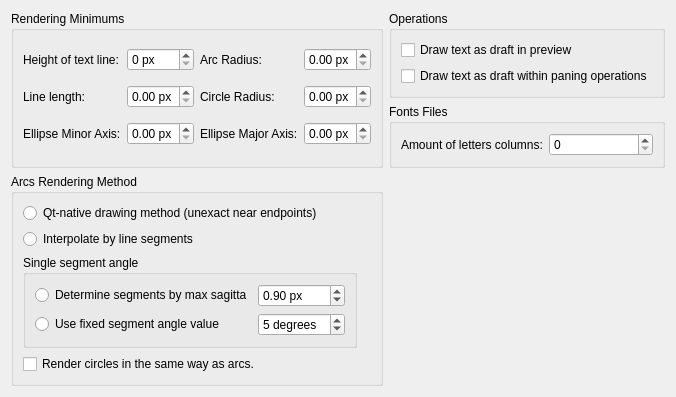
     <widget class="QWidget" name="tabRender">
      <attribute name="title">
       <string>Renderer</string>
      </attribute>
      <layout class="QGridLayout" name="gridLayout_45">
       <item row="0" column="1">
        <widget class="QGroupBox" name="groupBox_26">
         <property name="title">
          <string>Operations</string>
         </property>
         <layout class="QGridLayout" name="gridLayout_49">
          <item row="1" column="0">
           <widget class="QCheckBox" name="cbTextDraftOnPanning">
            <property name="toolTip">
             <string>If enabled, during pan operation TEXT and MTEXT objects will be drawn schematically</string>
            </property>
            <property name="statusTip">
             <string>If selected, text baselines will be drawn instead of the text letters (similar to draft mode) during panning. </string>
            </property>
            <property name="text">
             <string>Draw text as draft within paning operations</string>
            </property>
           </widget>
          </item>
          <item row="0" column="0">
           <widget class="QCheckBox" name="cbTextDraftInPreview">
            <property name="toolTip">
             <string>If selected, text baselines will be drawn instead of the text letters (similar to draft mode) in preview. </string>
            </property>
            <property name="text">
             <string>Draw text as draft in preview</string>
            </property>
           </widget>
          </item>
         </layout>
        </widget>
       </item>
       <item row="2" column="0">
        <widget class="QGroupBox" name="groupBox_22">
         <property name="toolTip">
          <string>Defines how arcs are rendered in UI. </string>
         </property>
         <property name="title">
          <string>Arcs Rendering Method</string>
         </property>
         <layout class="QGridLayout" name="gridLayout_36">
          <item row="1" column="0" colspan="2">
           <widget class="QRadioButton" name="rbRenderArcInterpolate">
            <property name="toolTip">
             <string>If checked, archs are drawn using line segments interpolation.  This sliminates drawing artefacts near to endpoints, yet may result drawing of less smooth arcs.  No drawing errors near endpoints on large zooms.</string>
            </property>
            <property name="text">
             <string>Interpolate by line segments</string>
            </property>
           </widget>
          </item>
          <item row="0" column="0" colspan="2">
           <widget class="QRadioButton" name="rbRenderArcQT">
            <property name="toolTip">
             <string>If this method is selected, arcs are drawn using method of QT library.  On large zooms, arcs may be rendered with errors near endpoints.</string>
            </property>
            <property name="text">
             <string>Qt-native drawing method (unexact near endpoints)</string>
            </property>
           </widget>
          </item>
          <item row="2" column="0">
           <widget class="QGroupBox" name="groupBox_23">
            <property name="title">
             <string>Single segment angle</string>
            </property>
            <layout class="QGridLayout" name="gridLayout_37">
             <item row="0" column="0">
              <widget class="QRadioButton" name="rbRenderArcMethodSagitta">
               <property name="toolTip">
                <string>If selected, the angle of the line interpolation segment is calculated to ensure that resulting sagitta (height of arc segment) is less than specified.</string>
               </property>
               <property name="text">
                <string>Determine segments by max sagitta</string>
               </property>
              </widget>
             </item>
             <item row="1" column="0">
              <widget class="QRadioButton" name="rbRenderArcMethodFixed">
               <property name="toolTip">
                <string>If selected, the fixed angle of line interpolation segment will be used. Smaller angle deliver more smooth arc yet is slower.</string>
               </property>
               <property name="text">
                <string>Use fixed segment angle value</string>
               </property>
              </widget>
             </item>
             <item row="1" column="1">
              <widget class="QSpinBox" name="sbRenderArcSegmentAngle">
               <property name="toolTip">
                <string>Value of fixed segment's angle</string>
               </property>
               <property name="suffix">
                <string> degrees</string>
               </property>
               <property name="prefix">
                <string/>
               </property>
               <property name="minimum">
                <number>1</number>
               </property>
               <property name="maximum">
                <number>30</number>
               </property>
               <property name="value">
                <number>5</number>
               </property>
              </widget>
             </item>
             <item row="0" column="1">
              <widget class="QDoubleSpinBox" name="sbRenderArcMaxSagitta">
               <property name="toolTip">
                <string>Maximal distance betwen arc and segment interpolation line</string>
               </property>
               <property name="suffix">
                <string> px</string>
               </property>
               <property name="minimum">
                <double>0.050000000000000</double>
               </property>
               <property name="maximum">
                <double>20.000000000000000</double>
               </property>
               <property name="singleStep">
                <double>0.050000000000000</double>
               </property>
               <property name="value">
                <double>0.900000000000000</double>
               </property>
              </widget>
             </item>
            </layout>
           </widget>
          </item>
          <item row="3" column="0">
           <widget class="QCheckBox" name="rbRenderCirclesAsArcs">
            <property name="toolTip">
             <string>If selected, the same rendering settings will be applied also to circles.</string>
            </property>
            <property name="text">
             <string>Render circles in the same way as arcs.</string>
            </property>
           </widget>
          </item>
         </layout>
        </widget>
       </item>
       <item row="0" column="0" rowspan="2">
        <widget class="QGroupBox" name="groupBox_14">
         <property name="title">
          <string>Rendering Minimums</string>
         </property>
         <layout class="QGridLayout" name="gridLayout_27">
          <item row="1" column="0">
           <widget class="QLabel" name="label_13">
            <property name="text">
             <string>Line length:</string>
            </property>
           </widget>
          </item>
          <item row="2" column="1">
           <widget class="QDoubleSpinBox" name="sbRenderMinEllipseMajor">
            <property name="toolTip">
             <string>If screen size for major ellipse axis is less than value, ellipse is drawn as point</string>
            </property>
            <property name="suffix">
             <string> px</string>
            </property>
            <property name="maximum">
             <double>5.000000000000000</double>
            </property>
            <property name="singleStep">
             <double>0.010000000000000</double>
            </property>
           </widget>
          </item>
          <item row="1" column="1">
           <widget class="QDoubleSpinBox" name="sbRenderMinLineLen">
            <property name="toolTip">
             <string>If screen length of line is less than value, the line is drawn as point</string>
            </property>
            <property name="suffix">
             <string> px</string>
            </property>
            <property name="maximum">
             <double>5.000000000000000</double>
            </property>
            <property name="singleStep">
             <double>0.010000000000000</double>
            </property>
           </widget>
          </item>
          <item row="0" column="3">
           <widget class="QDoubleSpinBox" name="sbRenderMinArcRadius">
            <property name="toolTip">
             <string>If screen radius of arc is less than value, arc is drawn as point</string>
            </property>
            <property name="suffix">
             <string> px</string>
            </property>
            <property name="maximum">
             <double>5.000000000000000</double>
            </property>
            <property name="singleStep">
             <double>0.010000000000000</double>
            </property>
           </widget>
          </item>
          <item row="0" column="0">
           <widget class="QLabel" name="label_2">
            <property name="text">
             <string>Height of text line:</string>
            </property>
           </widget>
          </item>
          <item row="1" column="3">
           <widget class="QDoubleSpinBox" name="sbRenderMinCircleRadius">
            <property name="toolTip">
             <string>If screen radius of circle is less than value, circle is drawn as point</string>
            </property>
            <property name="suffix">
             <string> px</string>
            </property>
            <property name="maximum">
             <double>5.000000000000000</double>
            </property>
            <property name="singleStep">
             <double>0.010000000000000</double>
            </property>
           </widget>
          </item>
          <item row="2" column="3">
           <widget class="QDoubleSpinBox" name="sbRenderMinEllipseMinor">
            <property name="toolTip">
             <string>If screen size of minor ellipse axis is less than value, ellipse is drawn as line</string>
            </property>
            <property name="suffix">
             <string> px</string>
            </property>
            <property name="maximum">
             <double>5.000000000000000</double>
            </property>
            <property name="singleStep">
             <double>0.010000000000000</double>
            </property>
           </widget>
          </item>
          <item row="0" column="2">
           <widget class="QLabel" name="label_14">
            <property name="text">
             <string>Arc Radius:</string>
            </property>
           </widget>
          </item>
          <item row="2" column="0">
           <widget class="QLabel" name="label_16">
            <property name="text">
             <string>Ellipse Minor Axis:</string>
            </property>
           </widget>
          </item>
          <item row="2" column="2">
           <widget class="QLabel" name="label_17">
            <property name="text">
             <string>Ellipse Major Axis:</string>
            </property>
           </widget>
          </item>
          <item row="0" column="1">
           <widget class="QSpinBox" name="sbTextMinHeight">
            <property name="toolTip">
             <string>If height of text line on the screen is less than specified pixels, placholder will be drawn instead of text</string>
            </property>
            <property name="suffix">
             <string> px</string>
            </property>
            <property name="prefix">
             <string/>
            </property>
            <property name="minimum">
             <number>0</number>
            </property>
            <property name="maximum">
             <number>15</number>
            </property>
            <property name="singleStep">
             <number>1</number>
            </property>
           </widget>
          </item>
          <item row="1" column="2">
           <widget class="QLabel" name="label_15">
            <property name="text">
             <string>Circle Radius:</string>
            </property>
           </widget>
          </item>
         </layout>
        </widget>
       </item>
       <item row="1" column="1">
        <widget class="QGroupBox" name="groupBox_30">
         <property name="title">
          <string>Fonts Files</string>
         </property>
         <layout class="QGridLayout" name="gridLayout_53">
          <item row="0" column="0">
           <widget class="QLabel" name="label_39">
            <property name="text">
             <string>Amount of letters columns:</string>
            </property>
           </widget>
          </item>
          <item row="0" column="1">
           <widget class="QSpinBox" name="sbFontLettersColumnCount">
            <property name="sizePolicy">
             <sizepolicy hsizetype="Preferred" vsizetype="Fixed">
              <horstretch>0</horstretch>
              <verstretch>0</verstretch>
             </sizepolicy>
            </property>
            <property name="toolTip">
             <string>Contains the number of columns in one row for rendering font letter blocks. If 0 - all letters in one row. </string>
            </property>
           </widget>
          </item>
         </layout>
        </widget>
       </item>
       <item row="3" column="0">
        <spacer name="verticalSpacer_5">
         <property name="orientation">
          <enum>Qt::Vertical</enum>
         </property>
         <property name="sizeHint" stdset="0">
          <size>
           <width>0</width>
           <height>0</height>
          </size>
         </property>
        </spacer>
       </item>
      </layout>
     </widget>
